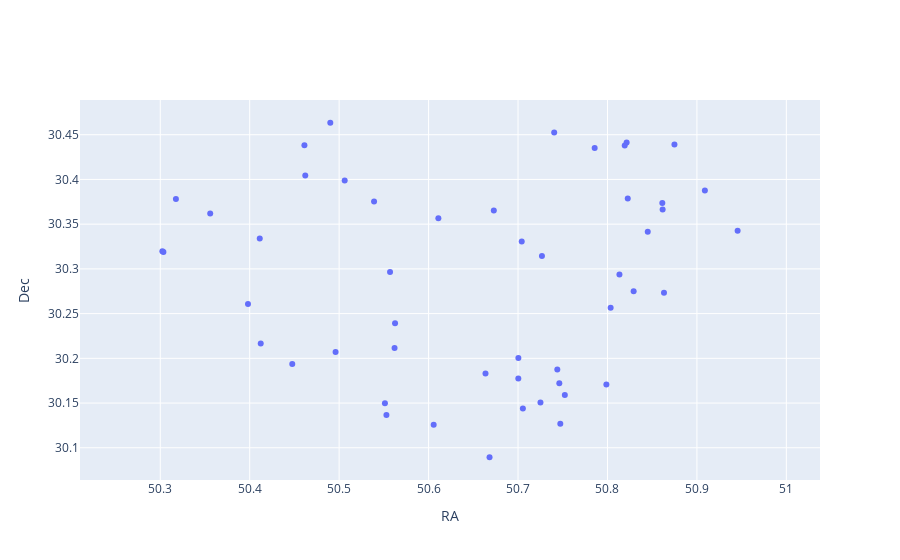

Write notebook code for a chart like this one.
### Code cell
fig = go.Figure()
fig.add_trace(go.Scatter(x = tab['ra'], y = tab['dec'], mode = 'markers'))
fig.update_xaxes(title = 'RA')
fig.update_yaxes(title = 'Dec', scaleanchor = 'x', scaleratio=1)
